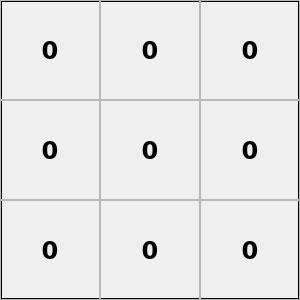
    <widget class="QFrame" name="frame_4">
     <property name="geometry">
      <rect>
       <x>600</x>
       <y>0</y>
       <width>300</width>
       <height>300</height>
      </rect>
     </property>
     <property name="frameShape">
      <enum>QFrame::Box</enum>
     </property>
     <property name="frameShadow">
      <enum>QFrame::Plain</enum>
     </property>
     <property name="lineWidth">
      <number>2</number>
     </property>
     <widget class="QFrame" name="frame_29">
      <property name="geometry">
       <rect>
        <x>0</x>
        <y>0</y>
        <width>100</width>
        <height>100</height>
       </rect>
      </property>
      <property name="frameShape">
       <enum>QFrame::StyledPanel</enum>
      </property>
      <property name="frameShadow">
       <enum>QFrame::Raised</enum>
      </property>
      <widget class="QPushButton" name="grid_06">
       <property name="geometry">
        <rect>
         <x>0</x>
         <y>0</y>
         <width>100</width>
         <height>100</height>
        </rect>
       </property>
       <property name="font">
        <font>
         <family>DejaVu Sans</family>
         <pointsize>18</pointsize>
         <weight>75</weight>
         <bold>true</bold>
        </font>
       </property>
       <property name="text">
        <string>0</string>
       </property>
       <property name="flat">
        <bool>true</bool>
       </property>
      </widget>
     </widget>
     <widget class="QFrame" name="frame_30">
      <property name="geometry">
       <rect>
        <x>100</x>
        <y>0</y>
        <width>100</width>
        <height>100</height>
       </rect>
      </property>
      <property name="frameShape">
       <enum>QFrame::StyledPanel</enum>
      </property>
      <property name="frameShadow">
       <enum>QFrame::Raised</enum>
      </property>
      <widget class="QPushButton" name="grid_07">
       <property name="geometry">
        <rect>
         <x>0</x>
         <y>0</y>
         <width>100</width>
         <height>100</height>
        </rect>
       </property>
       <property name="font">
        <font>
         <family>DejaVu Sans</family>
         <pointsize>18</pointsize>
         <weight>75</weight>
         <bold>true</bold>
        </font>
       </property>
       <property name="text">
        <string>0</string>
       </property>
       <property name="flat">
        <bool>true</bool>
       </property>
      </widget>
     </widget>
     <widget class="QFrame" name="frame_31">
      <property name="geometry">
       <rect>
        <x>200</x>
        <y>0</y>
        <width>100</width>
        <height>100</height>
       </rect>
      </property>
      <property name="frameShape">
       <enum>QFrame::StyledPanel</enum>
      </property>
      <property name="frameShadow">
       <enum>QFrame::Raised</enum>
      </property>
      <widget class="QPushButton" name="grid_08">
       <property name="geometry">
        <rect>
         <x>0</x>
         <y>0</y>
         <width>100</width>
         <height>100</height>
        </rect>
       </property>
       <property name="font">
        <font>
         <family>DejaVu Sans</family>
         <pointsize>18</pointsize>
         <weight>75</weight>
         <bold>true</bold>
        </font>
       </property>
       <property name="text">
        <string>0</string>
       </property>
       <property name="flat">
        <bool>true</bool>
       </property>
      </widget>
     </widget>
     <widget class="QFrame" name="frame_32">
      <property name="geometry">
       <rect>
        <x>0</x>
        <y>100</y>
        <width>100</width>
        <height>100</height>
       </rect>
      </property>
      <property name="frameShape">
       <enum>QFrame::StyledPanel</enum>
      </property>
      <property name="frameShadow">
       <enum>QFrame::Raised</enum>
      </property>
      <widget class="QPushButton" name="grid_15">
       <property name="geometry">
        <rect>
         <x>0</x>
         <y>0</y>
         <width>100</width>
         <height>100</height>
        </rect>
       </property>
       <property name="font">
        <font>
         <family>DejaVu Sans</family>
         <pointsize>18</pointsize>
         <weight>75</weight>
         <bold>true</bold>
        </font>
       </property>
       <property name="text">
        <string>0</string>
       </property>
       <property name="flat">
        <bool>true</bool>
       </property>
      </widget>
     </widget>
     <widget class="QFrame" name="frame_33">
      <property name="geometry">
       <rect>
        <x>100</x>
        <y>100</y>
        <width>100</width>
        <height>100</height>
       </rect>
      </property>
      <property name="frameShape">
       <enum>QFrame::StyledPanel</enum>
      </property>
      <property name="frameShadow">
       <enum>QFrame::Raised</enum>
      </property>
      <widget class="QPushButton" name="grid_16">
       <property name="geometry">
        <rect>
         <x>0</x>
         <y>0</y>
         <width>100</width>
         <height>100</height>
        </rect>
       </property>
       <property name="font">
        <font>
         <family>DejaVu Sans</family>
         <pointsize>18</pointsize>
         <weight>75</weight>
         <bold>true</bold>
        </font>
       </property>
       <property name="text">
        <string>0</string>
       </property>
       <property name="flat">
        <bool>true</bool>
       </property>
      </widget>
     </widget>
     <widget class="QFrame" name="frame_34">
      <property name="geometry">
       <rect>
        <x>200</x>
        <y>100</y>
        <width>100</width>
        <height>100</height>
       </rect>
      </property>
      <property name="frameShape">
       <enum>QFrame::StyledPanel</enum>
      </property>
      <property name="frameShadow">
       <enum>QFrame::Raised</enum>
      </property>
      <widget class="QPushButton" name="grid_17">
       <property name="geometry">
        <rect>
         <x>0</x>
         <y>0</y>
         <width>100</width>
         <height>100</height>
        </rect>
       </property>
       <property name="font">
        <font>
         <family>DejaVu Sans</family>
         <pointsize>18</pointsize>
         <weight>75</weight>
         <bold>true</bold>
        </font>
       </property>
       <property name="text">
        <string>0</string>
       </property>
       <property name="flat">
        <bool>true</bool>
       </property>
      </widget>
     </widget>
     <widget class="QFrame" name="frame_35">
      <property name="geometry">
       <rect>
        <x>0</x>
        <y>200</y>
        <width>100</width>
        <height>100</height>
       </rect>
      </property>
      <property name="frameShape">
       <enum>QFrame::StyledPanel</enum>
      </property>
      <property name="frameShadow">
       <enum>QFrame::Raised</enum>
      </property>
      <widget class="QPushButton" name="grid_24">
       <property name="geometry">
        <rect>
         <x>0</x>
         <y>0</y>
         <width>100</width>
         <height>100</height>
        </rect>
       </property>
       <property name="font">
        <font>
         <family>DejaVu Sans</family>
         <pointsize>18</pointsize>
         <weight>75</weight>
         <bold>true</bold>
        </font>
       </property>
       <property name="text">
        <string>0</string>
       </property>
       <property name="flat">
        <bool>true</bool>
       </property>
      </widget>
     </widget>
     <widget class="QFrame" name="frame_36">
      <property name="geometry">
       <rect>
        <x>100</x>
        <y>200</y>
        <width>100</width>
        <height>100</height>
       </rect>
      </property>
      <property name="frameShape">
       <enum>QFrame::StyledPanel</enum>
      </property>
      <property name="frameShadow">
       <enum>QFrame::Raised</enum>
      </property>
      <widget class="QPushButton" name="grid_25">
       <property name="geometry">
        <rect>
         <x>0</x>
         <y>0</y>
         <width>100</width>
         <height>100</height>
        </rect>
       </property>
       <property name="font">
        <font>
         <family>DejaVu Sans</family>
         <pointsize>18</pointsize>
         <weight>75</weight>
         <bold>true</bold>
        </font>
       </property>
       <property name="text">
        <string>0</string>
       </property>
       <property name="flat">
        <bool>true</bool>
       </property>
      </widget>
     </widget>
     <widget class="QFrame" name="frame_37">
      <property name="geometry">
       <rect>
        <x>200</x>
        <y>200</y>
        <width>100</width>
        <height>100</height>
       </rect>
      </property>
      <property name="frameShape">
       <enum>QFrame::StyledPanel</enum>
      </property>
      <property name="frameShadow">
       <enum>QFrame::Raised</enum>
      </property>
      <widget class="QPushButton" name="grid_26">
       <property name="geometry">
        <rect>
         <x>0</x>
         <y>0</y>
         <width>100</width>
         <height>100</height>
        </rect>
       </property>
       <property name="font">
        <font>
         <family>DejaVu Sans</family>
         <pointsize>18</pointsize>
         <weight>75</weight>
         <bold>true</bold>
        </font>
       </property>
       <property name="text">
        <string>0</string>
       </property>
       <property name="flat">
        <bool>true</bool>
       </property>
      </widget>
     </widget>
    </widget>
